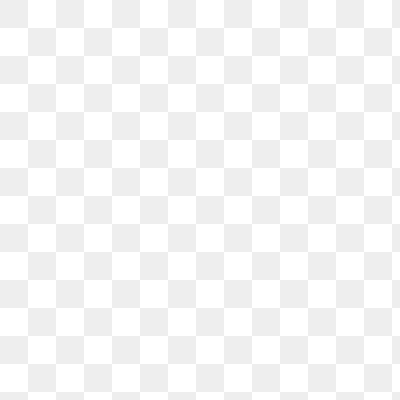
Frame 1 (no input)
Frame 60 (the mouse pressed at the canvas centre just before this capture): identical to frame 1, image omitted
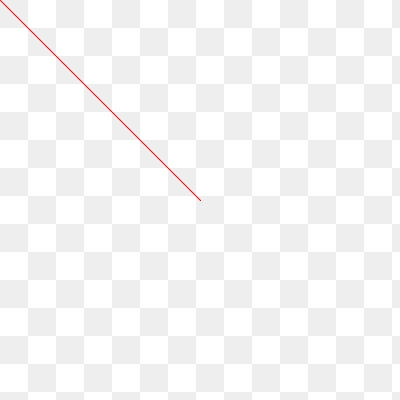
Frame 120 (the mouse held since frame 60 and released just before this capture)

The Processing sketch that drew these frames (run headless with seeded random() and noise(); from frame 60 on, the mouse is pressed at the canvas centre):

// Processing sketch: week02_3_void_setup_void_draw
// ── week02_3_void_setup_void_draw.pde
// week02-3_void_setup_void_draw
void setup(){
  size(400,400);
  background(255);
  fill(238);
  noStroke();
  float s=400/14; //格子大小
  for(int i=0;i<14;i++){ //左手i對應y座標
    for(int j=0;j<14;j++){ //左手j對應x座標
      //rect(0,i*s*2,s,s);
      if((i+j)%2==0) rect(j*s,i*s,s,s);
      rect(j*s*2,i*s*2,s,s);
    }
  }
}

void draw(){ //每秒畫60次
  stroke(255,0,0); //紅線
  if(mousePressed) line(mouseX,mouseY,pmouseX,pmouseY);
}//如果mouse按下去 就畫線 給兩個座標:現在mouse和之前mouse
